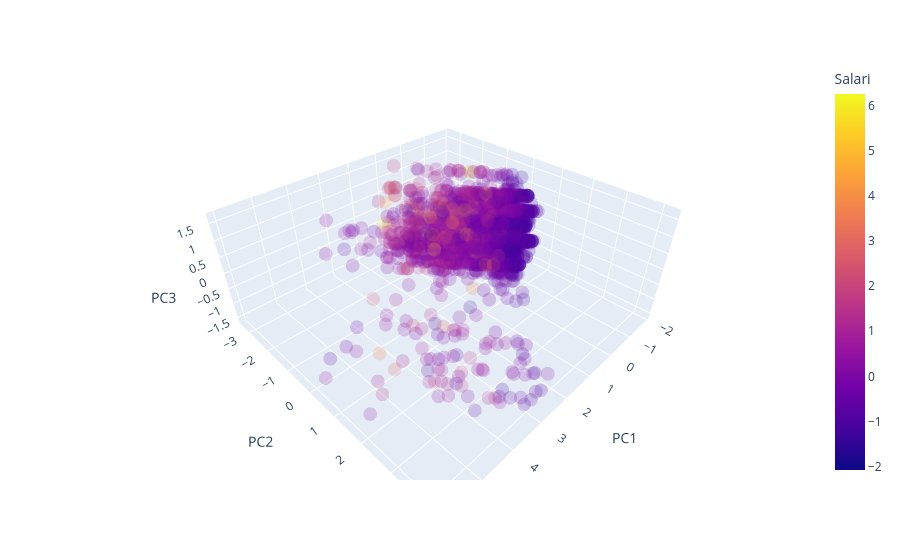

This figure's notebook cell:
### Code cell
import plotly.express as px
# visualització dinàmica emprant plotly

fig = px.scatter_3d(df_plot, x='PC1', y='PC2', z='PC3',
                    color='Salari', opacity=0.2)
fig.show()

### Figure 1 — Plotly figure (JSON) as saved in the notebook; plotly's stock layout.template omitted (floating-point values rounded to 4 significant figures; data arrays with more than 128 entries replaced by an {"elided": "..."} marker saying what was removed)
{"data": [{"hovertemplate": "PC1=%{x}<br>PC2=%{y}<br>PC3=%{z}<br>Salari=%{marker.color}<extra></extra>", "legendgroup": "", "marker": {"color": {"elided": "2682 float values"}, "coloraxis": "coloraxis", "opacity": 0.2, "symbol": "circle"}, "mode": "markers", "name": "", "scene": "scene", "showlegend": false, "type": "scatter3d", "x": {"elided": "2682 float values"}, "y": {"elided": "2682 float values"}, "z": {"elided": "2682 float values"}}], "layout": {"coloraxis": {"colorbar": {"title": {"text": "Salari"}}, "colorscale": [[0, "#0d0887"], [0.1111, "#46039f"], [0.2222, "#7201a8"], [0.3333, "#9c179e"], [0.4444, "#bd3786"], [0.5556, "#d8576b"], [0.6667, "#ed7953"], [0.7778, "#fb9f3a"], [0.8889, "#fdca26"], [1, "#f0f921"]]}, "legend": {"tracegroupgap": 0}, "margin": {"t": 60}, "scene": {"domain": {"x": [0, 1], "y": [0, 1]}, "xaxis": {"title": {"text": "PC1"}}, "yaxis": {"title": {"text": "PC2"}}, "zaxis": {"title": {"text": "PC3"}}}}}
